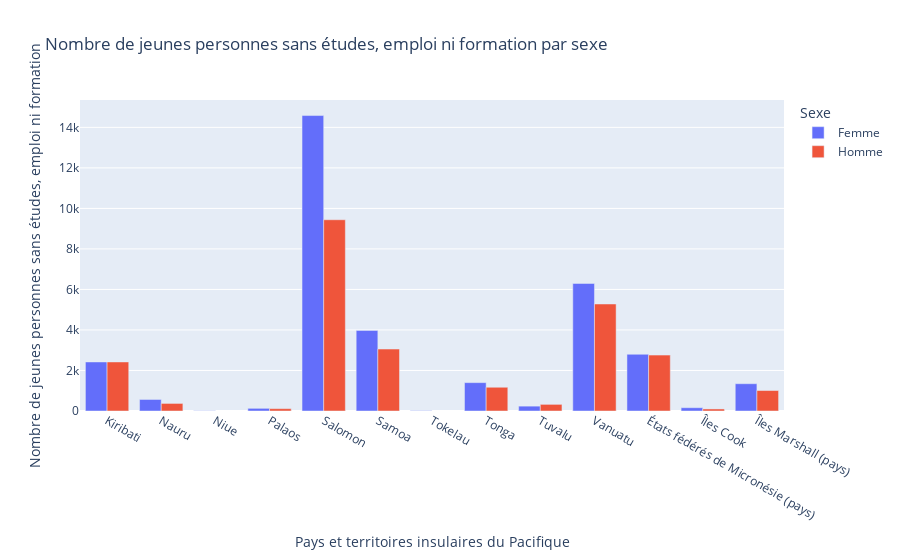

Notebook source saved alongside this figure:
### Code cell
px.bar(
    sans_emploi_by_year.reset_index(),
    x="Pays et territoires insulaires du Pacifique",
    y="Nombre de jeunes personnes sans études, emploi ni formation",
    color="Sexe",
    title="Nombre de jeunes personnes sans études, emploi ni formation par sexe",
    barmode="group",
)

### Figure 1 — Plotly figure (JSON) as saved in the notebook; plotly's stock layout.template omitted (floating-point values rounded to 4 significant figures)
{"data": [{"alignmentgroup": "True", "hovertemplate": "Sexe=Femme<br>Pays et territoires insulaires du Pacifique=%{x}<br>Nombre de jeunes personnes sans études, emploi ni formation=%{y}<extra></extra>", "legendgroup": "Femme", "marker": {"color": "#636efa", "pattern": {"shape": ""}}, "name": "Femme", "offsetgroup": "Femme", "orientation": "v", "showlegend": true, "textposition": "auto", "type": "bar", "x": ["Kiribati", "Nauru", "Niue", "Palaos", "Salomon", "Samoa", "Tokelau", "Tonga", "Tuvalu", "Vanuatu", "États fédérés de Micronésie (pays)", "Îles Cook", "Îles Marshall (pays)"], "xaxis": "x", "y": [2422.0, 569, 11, 131.6, 14580.0, 3980.0, 16, 1400.0, 239.8, 6296.0, 2800.0, 162.3, 1347.0], "yaxis": "y"}, {"alignmentgroup": "True", "hovertemplate": "Sexe=Homme<br>Pays et territoires insulaires du Pacifique=%{x}<br>Nombre de jeunes personnes sans études, emploi ni formation=%{y}<extra></extra>", "legendgroup": "Homme", "marker": {"color": "#EF553B", "pattern": {"shape": ""}}, "name": "Homme", "offsetgroup": "Homme", "orientation": "v", "showlegend": true, "textposition": "auto", "type": "bar", "x": ["Kiribati", "Nauru", "Palaos", "Salomon", "Samoa", "Tonga", "Tuvalu", "Vanuatu", "États fédérés de Micronésie (pays)", "Îles Cook", "Îles Marshall (pays)"], "xaxis": "x", "y": [2421.0, 373.5, 115.8, 9441.0, 3058.0, 1172.0, 327.7, 5282, 2759.0, 100.7, 1011.0], "yaxis": "y"}], "layout": {"barmode": "group", "legend": {"title": {"text": "Sexe"}, "tracegroupgap": 0}, "title": {"text": "Nombre de jeunes personnes sans études, emploi ni formation par sexe"}, "xaxis": {"anchor": "y", "domain": [0, 1], "title": {"text": "Pays et territoires insulaires du Pacifique"}}, "yaxis": {"anchor": "x", "domain": [0, 1], "title": {"text": "Nombre de jeunes personnes sans études, emploi ni formation"}}}}
